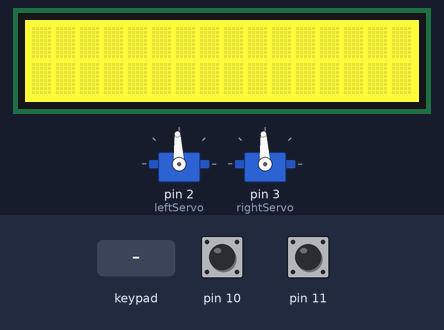
The sketch below on a simulated Arduino Uno, built with avr-gcc and run on an emulated ATmega328P. Shown: 16×2 character LCD, 2 × servo. The inputs (shaded band) are chosen by the test bench; at power-on: pin 10 HIGH, pin 11 HIGH.

Above: at 1.2 s.
1.3 s: key 'S' pressed
Timing chart, 0 to 4.3 s (numbered marks = the images above; inputs shaded):
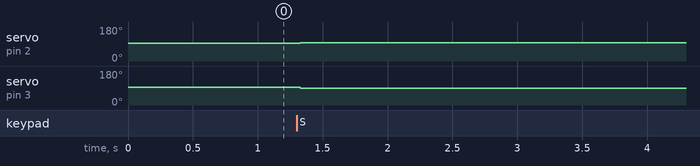

The sketch:

SShape.ino
```cpp
//float linearSpeed1 = (3.14 * PARAM_R1) / (PARAM_Y / 2);
//float linearSpeed2 = (3.14 * PARAM_R2) / (PARAM_Y / 2);
//float angularSpeed1 = mcounts[0] / 32 / (PARAM_Y / 2);          //angularSpeed=degree in radians/time
//float angularSpeed2 = mcounts[0] / 32 / (PARAM_Y / 2);          //degree in radius=rotation*2*3.14

#include <Adafruit_RGBLCDShield.h>
#include "MyEncoders.h"
#include "MyServos.h"
#include "SShapeParams.h"

#define YELLOW 0x3
#define WAIT_INPUT 0
#define WAIT_MOVE1 1
#define WAIT_MOVE2 2
#define WAIT_SECOND 3
#define PAI 3.1415

Adafruit_RGBLCDShield lcd = Adafruit_RGBLCDShield();

float v = (PARAM_R1 * PAI + PARAM_R2 * PAI) / PARAM_Y;
float w1 = - v / PARAM_R1;
float w2 = v / PARAM_R2;


int state = WAIT_INPUT;

void setup() {
  // put your setup code here, to run once:
  Serial.begin(115200);
  lcd.begin(16, 2);
  lcd.setBacklight(0x3);
  lcd.setCursor(2,1);

  initEncoders();
  initServo();
//  calibrate();
  setSpeedsIPS(0,0);
}

void loop() {
  // put your main code here, to run repeatedly:
  unsigned long mcounts[2];

  switch (state){
    case WAIT_INPUT: {
      uint8_t buttons = lcd.readButtons();

      if (buttons == BUTTON_SELECT){
        resetCounts();
        if (isPossibleVW(v, w1) && isPossibleVW(v, w2)){

        setSpeedsvw(v, w1);
        state = WAIT_MOVE1;
        }
        else{

        lcd.setCursor(1, 1);
        lcd.print("impossible");
        }
        //state = WAIT_MOVE1;
      }


      break;
    }
    case WAIT_MOVE1: {
      getCounts(mcounts);
      if (((((float)mcounts[0] / 32.0) * (2.61 * 3.14)) >= ((PARAM_R1 + 3.95/2) * PAI)) && ((((float)mcounts[1] / 32.0) * (2.61 * 3.14)) >= ((PARAM_R1 - 3.95/2) * PAI))){

        setSpeedsIPS(0, 0);
        state = WAIT_SECOND;
      }

      break;
    }

    case WAIT_SECOND: {
       uint8_t buttons = lcd.readButtons();

       if (buttons == BUTTON_SELECT){
           resetCounts();
           setSpeedsvw(v, w2);
           state = WAIT_MOVE2;
        }
    }

    case WAIT_MOVE2: {
      getCounts(mcounts);
      if (((((float)mcounts[0] / 32.0) * (2.61 * 3.14)) >= ((PARAM_R2 - 3.95/2) * PAI)) && ((((float)mcounts[1] / 32.0) * (2.61 * 3.14)) >= ((PARAM_R2 + 3.95/2) * PAI))) {
        setSpeedsIPS(0, 0);
        state = WAIT_INPUT;
    }

      break;
    }
 }

 delay(30);
}

//void loop() {
//  // put your main code here, to run repeatedly:
//  delay(1000);
//  lcd.setCursor(2,1);
//
//  if (buttons == BUTTON_SELECT){
//    getCounts(mcounts);
//    if ((linearSpeed1 <= (mcounts[0] / 32 * 3.14 * 2.61)) || (linearSpeed1 <= (mcounts[1] / 32 * 3.14 * 2.61))
//        || (linearSpeed2 <= (mcounts[0] / 32 * 3.14 * 2.61)) || (linearSpeed2 <= (mcounts[1] / 32 * 3.14 * 2.61))){         ////rotations = counts / 32
//          if ((((mcounts[0] / 32) * (2.61 * 3.14)) <= (3.14 * (PARAM_R1 + 3.95))) || (((mcounts[1] / 32) * (2.61 * 3.14)) <= (3.14 * (PARAM_R1 - 3.95)))){
//            setSpeedsvw(linearSpeed1, angularSpeed1);
//            }
//          else if (((((mcounts[0] / 32) * (2.61 * 3.14)) > (3.14 * (PARAM_R1 + 3.95))) || (((mcounts[1] / 32) * (2.61 * 3.14)) > (3.14 * (PARAM_R1 - 3.95))))){
//            setSpeeds(0, 0);
//            initEncoders();
//            if (((((mcounts[0] / 32) * (2.61 * 3.14)) <= (3.14 * (PARAM_R2 - 3.95))) || (((mcounts[1] / 32) * (2.61 * 3.14)) <= (3.14 * (PARAM_R2 + 3.95))))){
//              setSpeedsvw(linearSpeed1, angularSpeed2);
//              }
//            else {
//              setSpeeds(0, 0);
//              initEncoders();
//              }
//           }
//       }
//     else {
//      lcd.print("Sorry I cannot working");
//      }
//   }
//}
```

MyEncoders.cpp
```cpp
//implement in this document the functions from MyEncoders.h
#include "MyEncoders.h"
#include <PinChangeInt.h>
#include "Arduino.h"

namespace {
  //this is a nameless namespace
  //put here variables only viewable to this module
  unsigned long leftTickCounts;
  unsigned long rightTickCounts;
  unsigned long leftTime1;
  unsigned long rightTime1;
  unsigned long leftTime2;
  unsigned long rightTime2;

}


//this function sets the tick counts to 0
void resetCounts(){
    noInterrupts();
    leftTickCounts = 0;
    rightTickCounts = 0;
   interrupts();
}

//this function should return the left and right tickcounts
// since either the start of the program or the last
//call to the function resetCounts()
void getCounts(unsigned long counts[]){
    noInterrupts();
    counts[0] = leftTickCounts;
    counts[1] = rightTickCounts;
    interrupts();
}

void leftInterrupt(){
    leftTickCounts++;
    leftTime1 = leftTime2;
    leftTime2 = millis();
}

void rightInterrupt(){
    rightTickCounts++;
    rightTime1 = rightTime2;
    rightTime2 = millis();
}

//this function should return the instantaneous speeds of the wheels
//meassured in revolutions per second.
void getSpeeds(float speeds[]){
    speeds[0] = (1.0 / 32.0) / (leftTime2 - leftTime1) * 1000;
    speeds[1] = (1.0 / 32.0) / (rightTime2 - rightTime1) * 1000;
}

//this function should include whatever code necessary to initialize this module
void initEncoders(){
    resetCounts();
    pinMode(10, INPUT_PULLUP);
    pinMode(11, INPUT_PULLUP);
    PCintPort::attachInterrupt(10,&leftInterrupt,FALLING);
    PCintPort::attachInterrupt(11,&rightInterrupt,RISING);
}
```

MyEncoders.h
```cpp
#ifndef __MY_ENCODERS__
#define __MY_ENCODERS__


//IF YOU WANT TO DECLARE VARIABLES VIEWABLE TO OTHER MODULE,
//DECLARE THEM HERE USING THE KEYWORD extern, then declare them in the .cpp

//this function sets the tick counts to 0
void resetCounts();

//this function should return the left and right tickcounts
// since either the start of the program or the last
//call to the function resetCounts()
void getCounts(unsigned long counts[]);


//this function should return the instantaneous speeds of the wheels
//meassured in revolutions per second.
void getSpeeds(float speeds[]);

//this function should include whatever code necessary to initialize this module
void initEncoders();


#endif
```

MyServos.cpp
```cpp
//implement in this document the functions from MyServos.h
#include "MyServos.h"
#include <Servo.h>
#include "MyEncoders.h"
#include "Arduino.h"
#define N 41


namespace {
  //this is a nameless namespace
  //put here variables only viewable to this module

  Servo leftServo;
  Servo rightServo;

  float leftCaliRPS[N] = {-0.70, -0.70, -0.70, -0.70, -0.72, -0.70, -0.72, -0.70, -0.70, -0.69, -0.67, -0.66, -0.63, -0.61, -0.56, -0.48, -0.39, -0.28, -0.17, -0.08, 0.00, 0.03, 0.12, 0.25, 0.34, 0.44, 0.50, 0.58, 0.63, 0.64, 0.66, 0.67, 0.69, 0.69, 0.70, 0.70, 0.72, 0.70, 0.70, 0.72, 0.70
};
  float rightCaliRPS[N] = {-0.70, -0.70, -0.70, -0.70, -0.70, -0.70, -0.70, -0.70, -0.69, -0.69, -0.67, -0.66, -0.63, -0.61, -0.56, -0.48, -0.39, -0.30, -0.19, -0.08, 0.00, 0.08, 0.17, 0.28, 0.37, 0.48, 0.55, 0.61, 0.64, 0.67, 0.67, 0.69, 0.69, 0.70, 0.70, 0.70, 0.70, 0.70, 0.70, 0.70, 0.70
};
}


//NOTE: you are allowed to modify this file as long as the functions
//implement the requested functionality

//IF YOU WANT TO DECLARE VARIABLES VIEWABLE TO OTHER MODULES,
//DECLARE THEM HERE USING THE KEYWORD extern, then declare them in the .cpp


//this function should set the left and right speeds of the wheel
//when both inputs are positive the robot should move forward
//when both inputs are negative the robot should move backward
//microsLeft should encode the left wheel velocity and viceversa
void setSpeeds(int microsLeft, int microsRight){
    leftServo.writeMicroseconds(1500 + microsLeft);
    rightServo.writeMicroseconds(1500 - microsRight);
}

void initServo(){
    leftServo.attach(2);
    rightServo.attach(3);
}


//same as the function setSpeeds, but the inputs now indicate
//the revolutions per secont (rps) at which each wheel should spin
void setSpeedsRPS(float rpsLeft, float rpsRight){
    float leftSpeed;
    float rightSpeed;

    //angular speed of left wheel

    if (rpsLeft <= leftCaliRPS[0]){
        leftSpeed = -200;
    }
    else if (rpsLeft >= leftCaliRPS[40]){
        leftSpeed = 200;
    }
    else {
        for (int i = 1; i < N; i ++){
            if (rpsLeft == leftCaliRPS[i]){
                leftSpeed = -200 + 10 * i;
            }
            else if (rpsLeft > leftCaliRPS[i - 1] && rpsLeft < leftCaliRPS[i]){
                leftSpeed = -200 + 10 * (i - 1) + 10 * ((rpsLeft - leftCaliRPS[i - 1]) / (leftCaliRPS[i] - leftCaliRPS[i - 1]));
            }
        }
    }

    //angular speed of right wheel
    if (rpsRight <= rightCaliRPS[0]){
        rightSpeed = -200;
    }
    else if (rpsRight >= rightCaliRPS[40]){
        rightSpeed = 200;
    }
    else {
      for (int j = 1; j < N; j ++){
          if (rpsRight == rightCaliRPS[j]){
              rightSpeed = -200 + 10 * j;
//              Serial.print("c1 ");
//              Serial.print(j);
//              Serial.print("\t");
//              Serial.print(rpsRight);
//              Serial.print("\t");
//              Serial.println(rightCaliRPS[j]);
          }
          else if (rpsRight > rightCaliRPS[j - 1] && rpsRight < rightCaliRPS[j]){
              rightSpeed = -200 + 10 * (j - 1) + 10 * ((rpsRight - rightCaliRPS[j - 1]) / (rightCaliRPS[j] - rightCaliRPS[j - 1]));

//              Serial.print("c2 ");
//              Serial.print(j);
//              Serial.print("\t");
//              Serial.print(rpsRight);
//              Serial.print("\t");
//              Serial.println(rightCaliRPS[j]);
          }
    }
  }
    setSpeeds(leftSpeed, rightSpeed);
}


//same as the function setSpeeds, but the inputs now indicate
//the inches per second (ips) at which each wheel should spin
void setSpeedsIPS(float ipsLeft, float ipsRight){
    float d = 2.61;
    float leftSpeed = ipsLeft / (3.14 * d);
    float rightSpeed = ipsRight / (3.14 * d);

    setSpeedsRPS(leftSpeed, rightSpeed);
}


void printArrayCalibration(){
    Serial.print(leftCaliRPS[0]);
    for (int i = 1; i < N; i ++){
        Serial.print(", ");
        Serial.print(leftCaliRPS[i]);
    }
    Serial.println();


    Serial.print(rightCaliRPS[0]);
    for (int i = 1; i < N; i ++){
        Serial.print(", ");
        Serial.print(rightCaliRPS[i]);
    }
    Serial.println();
}

//this function is meant for doing whatever necessary for the
//functions 'setSpeedsIPS' and 'setSpeedsRPS' to work properly
#define CALITIME 2
void calibrate(){
    for (int i = 0; i < N; i ++){
        int us = -200 + i * 10;
        setSpeeds(us,us);
        delay(100);
        resetCounts();
        delay(CALITIME * 1000);
        unsigned long mcounts[2];
        getCounts(mcounts);

        //rotations = counted holes / total holes

        leftCaliRPS[i] = us > 0 ?  (float)(mcounts[0]) / (32.0 * CALITIME)  : -(float)(mcounts[0]) / (32.0 * CALITIME);
        rightCaliRPS[i] = us > 0 ? (float)(mcounts[1]) / (32.0 * CALITIME) : -(float)(mcounts[1]) / (32.0 * CALITIME);
    }
    setSpeeds(0, 0);
    Serial.println("Done Calibration: ");
    printArrayCalibration();
}

void printCalibration(){
    for (int i = 0; i < N; i ++){
        int us = -200 + i * 10;

        Serial.print(us);
        Serial.print('\t');
        Serial.println(rightCaliRPS[i]);
    }
}


//this function should make the robot move with a linear speed of v
//measured in inches per second, and an angular speed of w
//in rads per second. Positive ws should indicate a counterclockwise spin.
void setSpeedsvw(float v, float w){
    float leftSpeed = v - w * (3.95 / 2);
    float rightSpeed = v + w * (3.95 / 2);


    setSpeedsIPS(leftSpeed, rightSpeed);
}


float leftMax(){
    return (2.61 * 3.14 * leftCaliRPS[40]);
}


float rightMax(){
    return (2.61 * 3.14 * rightCaliRPS[40]);
}


bool isPossibleVW(float v, float w){
    float leftSpeed = v - w * (3.95 / 2);
    float rightSpeed = v + w * (3.95 / 2);

    return (abs(leftSpeed) < leftMax()) && (abs(rightSpeed) < rightMax());
}
```

MyServos.h
```cpp
#ifndef __MY_SERVOS__
#define __MY_SERVOS__


//NOTE: you are allowed to modify this file as long as the functions
//implement the requested functionality

//IF YOU WANT TO DECLARE VARIABLES VIEWABLE TO OTHER MODULES,
//DECLARE THEM HERE USING THE KEYWORD extern, then declare them in the .cpp


//this function should set the left and right speeds of the wheel
//when both inputs are positive the robot should move forward
//when both inputs are negative the robot should move backward
//microsLeft should encode the left wheel velocity and viceversa
void setSpeeds(int microsLeft, int microsRight);

void initServo();


//same as the function setSpeeds, but the inputs now indicate
//the revolutions per secont (rps) at which each wheel should spin
void setSpeedsRPS(float rpsLeft, float rpsRight);


//same as the function setSpeeds, but the inputs now indicate
//the inches per second (ips) at which each wheel should spin
void setSpeedsIPS(float ipsLeft, float ipsRight);


//this function is meant for doing whatever necessary for the
//functions 'setSpeedsIPS' and 'setSpeedsRPS' to work properly
void calibrate();

float leftMax();


float rightMax();


void printCalibration();


bool isPossibleVW(float v, float w);


//this function should make the robot move with a linear speed of v
//measured in inches per second, and an angular speed of w
//in rads per second. Positive ws should indicate a counterclockwise spin.
void setSpeedsvw(float v, float w);


#endif
```

SShapeParams.h
```cpp
#define PARAM_R1  7  //First radius in inches
#define PARAM_R2  7  //Second radius in inches
#define PARAM_Y   16  //Y seconds
```

Measured:
- after the input at 1.3 s, servo on pin 2 (leftServo): 93° → 97° at once; servo on pin 3 (rightServo): 93° → 90° at once
